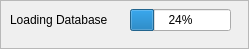
     <widget class="QFrame" name="frame">
      <property name="minimumSize">
       <size>
        <width>0</width>
        <height>40</height>
       </size>
      </property>
      <property name="frameShape">
       <enum>QFrame::StyledPanel</enum>
      </property>
      <property name="frameShadow">
       <enum>QFrame::Raised</enum>
      </property>
      <widget class="QFrame" name="frame_14">
       <property name="geometry">
        <rect>
         <x>0</x>
         <y>0</y>
         <width>120</width>
         <height>40</height>
        </rect>
       </property>
       <property name="frameShape">
        <enum>QFrame::NoFrame</enum>
       </property>
       <property name="frameShadow">
        <enum>QFrame::Plain</enum>
       </property>
       <property name="lineWidth">
        <number>0</number>
       </property>
       <widget class="QLabel" name="status_label">
        <property name="geometry">
         <rect>
          <x>10</x>
          <y>10</y>
          <width>111</width>
          <height>20</height>
         </rect>
        </property>
        <property name="text">
         <string>Loading Database</string>
        </property>
       </widget>
      </widget>
      <widget class="QFrame" name="frame_15">
       <property name="geometry">
        <rect>
         <x>121</x>
         <y>0</y>
         <width>119</width>
         <height>40</height>
        </rect>
       </property>
       <property name="frameShape">
        <enum>QFrame::NoFrame</enum>
       </property>
       <property name="frameShadow">
        <enum>QFrame::Raised</enum>
       </property>
       <property name="lineWidth">
        <number>0</number>
       </property>
       <layout class="QHBoxLayout" name="horizontalLayout">
        <item>
         <widget class="QProgressBar" name="progressBar">
          <property name="value">
           <number>24</number>
          </property>
         </widget>
        </item>
       </layout>
      </widget>
     </widget>
